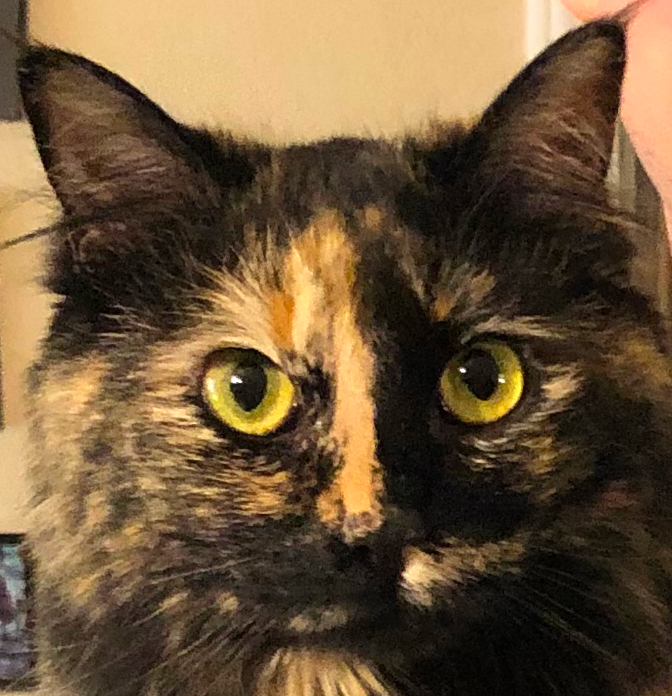
#> input picture Computer Vision/assignment 2/img/bobbie_template.JPG, 672 x 696 px
$ python keypoint_test.py
#> lines starting #> are read from the running program, lines starting #| are printed output that depends on the picture
# Library to plot images
import matplotlib.pyplot as plt

import numpy as np

# Library used to open images and extract SIFT features
from skimage import io
from skimage.color import rgb2gray, rgba2rgb
from skimage.feature import SIFT, plot_matched_features, match_descriptors

if __name__ == "__main__":
    img1 = io.imread("img/bobbie_template.JPG")
#> img1 is the input picture: shape (696, 672, 3); mean R, G, B 109, 85.7, 57.2
    img2 = io.imread("img/bobbie1.JPG")
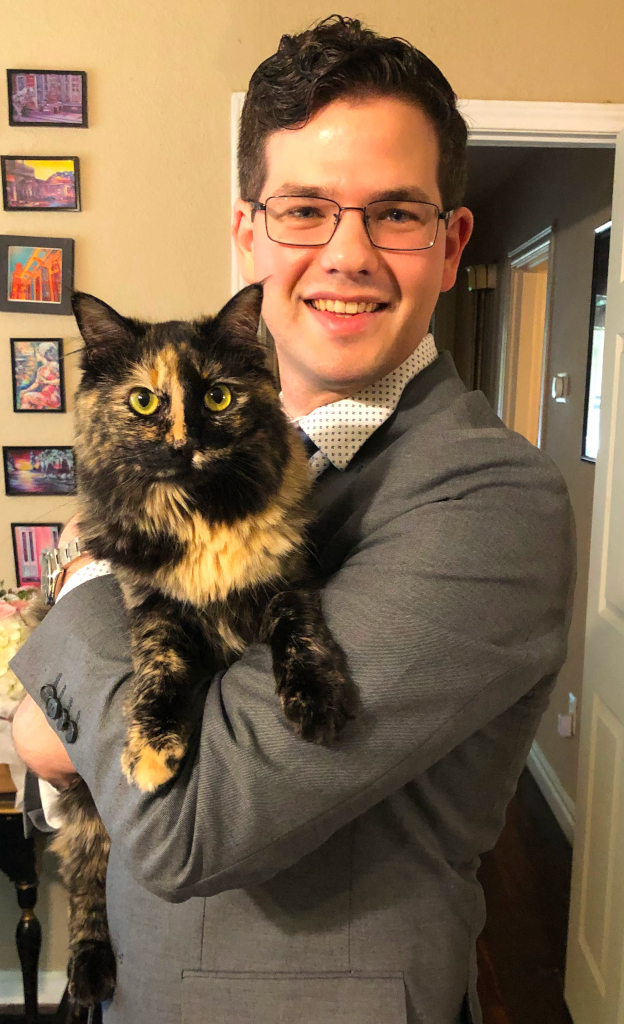
#> input picture Computer Vision/assignment 2/img/bobbie1.JPG, 624 x 1024 px
#> img2 is the input picture: shape (1024, 624, 3); mean R, G, B 128, 104.6, 78.4

    # Extract keypoints from image using SIFT
    sift = SIFT()
    img1_gray = rgb2gray(img1)
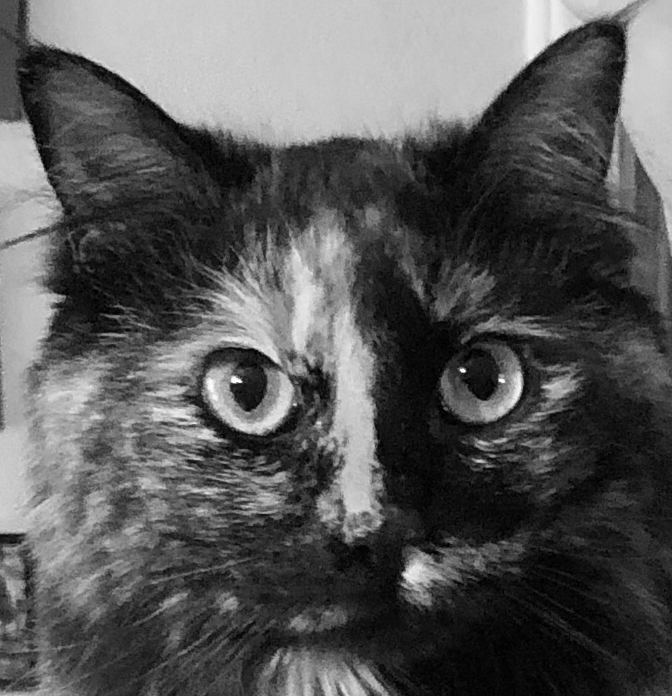
#> img1_gray: shape (696, 672) float64; min 0, max 0.999, mean 0.348
    sift.detect_and_extract(img1_gray)
    keypoints1 = sift.keypoints
    descriptors1 = sift.descriptors

    img2_gray = rgb2gray(img2)
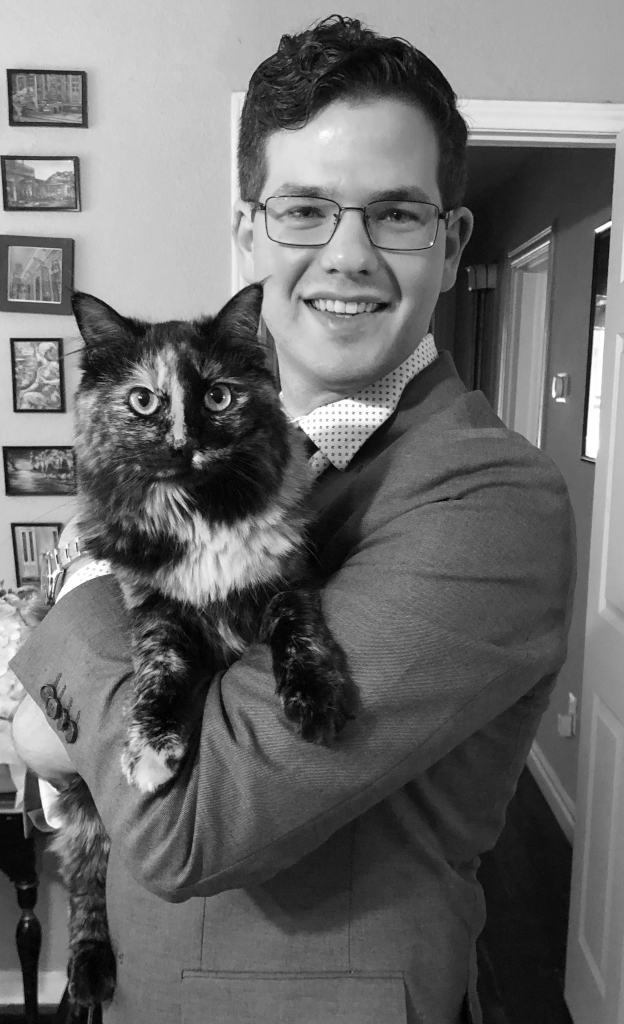
#> img2_gray: shape (1024, 624) float64; min 0.00364, max 1, mean 0.422
    sift.detect_and_extract(img2_gray)
    keypoints2 = sift.keypoints
    descriptors2 = sift.descriptors

    matches = match_descriptors(keypoints1, keypoints2)

    # Display matches
    fig, ax = plt.subplots()
    plot_matched_features(img1, img2, keypoints0=keypoints1, keypoints1=keypoints2, matches=matches, ax=ax,)
    ax.axis('off')
    plt.show()
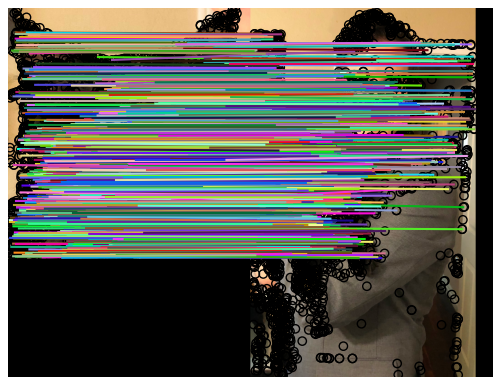
#> figure drawn by matplotlib, 1 panel
